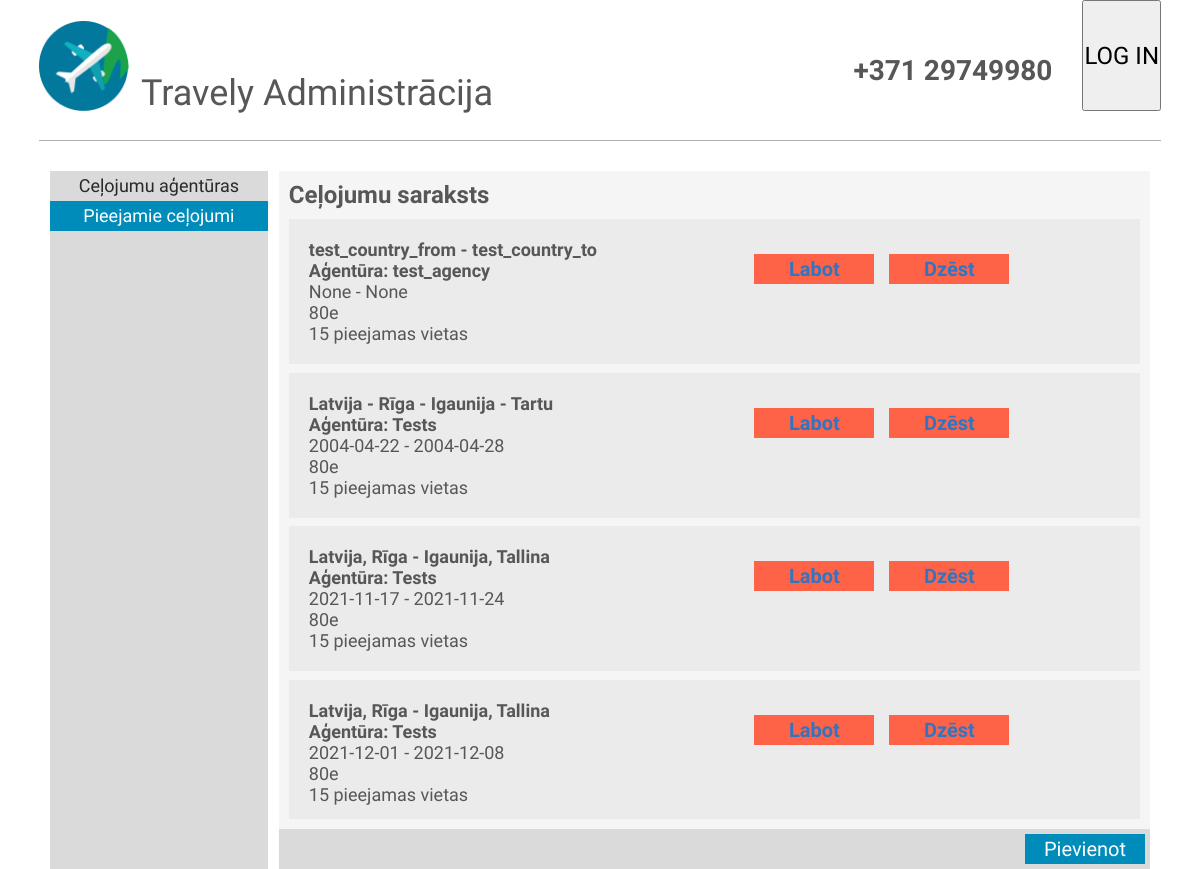
Before: /admin/trips with the older database file.
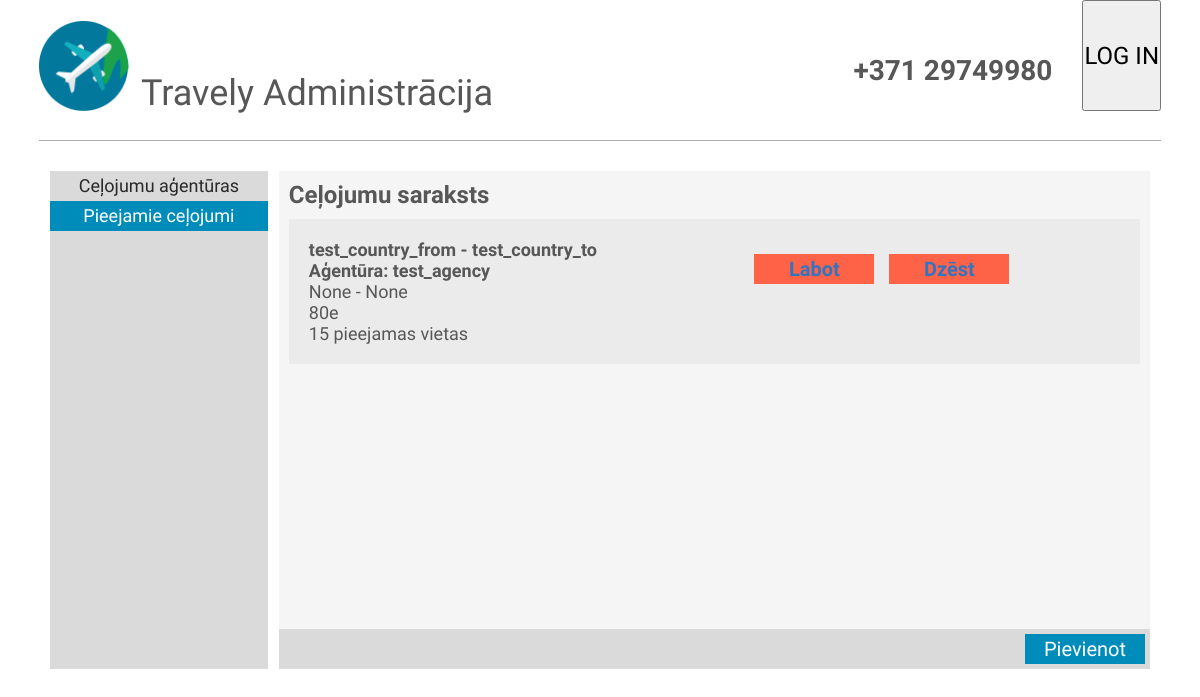
After: the same page with the newer database file.
### models.py (models this page shows, shortened)
class Trip(db.Model):
    id = db.Column(db.Integer, primary_key=True)
    agency_id = db.Column(db.Integer, db.ForeignKey("agency.id"))
    country_from = db.Column(db.String(30))
    country_to = db.Column(db.String(30))
    date_from = db.Column(db.Date)
    date_to = db.Column(db.Date)
    description = db.Column(db.String(280))
    cost = db.Column(db.Float)
    ticket_amount = db.Column(db.Integer)
    views = db.Column(db.Integer)

class Agency(db.Model):
    id = db.Column(db.Integer, primary_key=True)
    name = db.Column(db.String(120), nullable=False)
    address = db.Column(db.String(120))
    number = db.Column(db.String(18))
    children = db.relationship("Trip", cascade="all, delete")

### main.py (the view)
@app.route('/admin/trips')
def admin_trips():
    return render_template("templates/trips.html", trips = get_trips(), agencies = get_agencies())

### controllers.py (called while the page is built)
def get_agencies():
    return Agency.query.all()

def get_trips():
    return Trip.query.all()

### templates/templates/trips.html
{% extends "admin.html" %}
{% block title %}
<div id="admin-page-content">
    <div id="ap-selector">
        <div id="ap-selector-list">
            <ul class="nav-ul">
                <a href="/admin/agencies"><li class="selector">Ceļojumu aģentūras</li></a>
                <li class="selector" id="selected">Pieejamie ceļojumi</li>
            </ul>
        </div>
        <div id="ap-selector-display">
            <h2 class="subtitle">Ceļojumu saraksts</h2>
            <div id="ap-selector-display-list">
                {% if trips %}
                    {% for trip in trips %}
                    <div class="ap-list-member">
                        <ul class="list-ul">
                            <li style="font-weight: bold;">{{ trip.country_from }} - {{ trip.country_to }}</li>
                            {% for agency in agencies %}
                                {% if agency.id == trip.agency_id %}
                                <li style="font-weight: bold;">Aģentūra: {{ agency.name }}</li>
                                {% endif %}
                            {% endfor %}
                            <li>{{ trip.date_from }} - {{ trip.date_to }}</li>
                            <li>80e</li>
                            <li>15 pieejamas vietas</li>
                        </ul>
                        <a href="/admin/edit/trip/{{ trip.id }}"><h2 class="ap-list-control correct">Labot</h2></a>
                        <a href="/admin/remove/trip/{{ trip.id }}"><h2 class="ap-list-control">Dzēst</h2></a>
                    </div>
                    {% endfor %}
                {% else %}
                <p id="ap-description">Nav ceļojumu</p>
                {% endif %}
            </div>
            <div id="ap-selector-footer">
                <a href="/admin/add/trips" style="margin-left: auto;"><h2 class="ap-list-add">Pievienot</h2></a>
            </div>
        </div>
    </div>
</div>
{% endblock %}

### templates/admin.html (shortened to what this page needs)
<!DOCTYPE html>
<html lang="en">
<head>
    <link rel="stylesheet" href="{{ url_for('static', filename = 'css/stylesheet.css') }}">
</head>
<body>
    <header>
        <img id="logo" src="{{ url_for('static', filename = 'images/png.png') }}" width="90" height="90" />
        <h1 id="title">Travely Administrācija</h1>
        <h1 id="number">+371 29749980</h1>
        <button id="login"><span class="nice">LOG IN</span></button>
    </header>
    {% block title %}{% endblock %}
</body>
</html>

### static/css/stylesheet.css (style rules this page uses)
* { margin:0; padding:0; }
body { font-family: Thasadith; color:#575757; }
#logo { margin-top:21px; }
#title { margin-bottom: 0; margin-top: 75px; margin-left: 12px; vertical-align: text-bottom; font-family: Sulphur Point; font-weight: normal; font-size: 36px; line-height: 36px; }
header { display:flex; padding-bottom: 29px; margin-left: 39px; margin-right: 39px; border-bottom: 1px solid #ADADAD; }
#number { margin-top:54px; text-align:right; margin-left:auto; margin-right: 30px; font-size: 28px; }
.nice { font-family: Sulphur Point; font-weight: normal; font-size: 24px; }
a:visited, a:link { text-decoration: none; font-family: Thasadith; font-weight: bold; color: #3175c2; font-size: 15px; }
#admin-page-content { height:80%; }
#ap-selector { display: flex; flex-direction: row; margin-top:30px; margin-left:50px; margin-right:50px; width: auto; }
#ap-selector-list { display: flex; flex-direction: column; width: 20%; background-color: #dadada; }
#ap-selector-display { width: 80%; margin-left: 1%; background-color: whitesmoke; }
.nav-ul { padding: 0; margin: 0; list-style: none; }
.nav-ul li { text-align: center; font-weight: 400; font-size: 18px; height: 30px; line-height: 30px; background-color: #dadada; color:#292929; }
#selected { background-color: #008cba; color:white; cursor: default; }
.subtitle { margin: 10px; }
#ap-selector-display-list { margin:10px; background-color: whitesmoke; overflow: auto; min-height: 400px; max-height: 600px; }
.list-ul { margin: 0; padding: 20px; font-size: 18px; list-style: none; width:50%; }
.ap-list-member { display: flex; flex-direction: row; background-color: rgb(235, 235, 235); max-height: 150px; margin-bottom: 1%; }
.ap-list-control { line-height: 30px; font-size: 20px; margin-top: 35px; height: 30px; margin-bottom: 35px; margin-right: 15px; width:120px; text-align: center; background-color: tomato; }
.correct { margin-left: auto; }
.ap-list-add { line-height: 30px; font-size: 20px; font-weight: 500; height: 30px; width:120px; text-align: center; background-color:#008cba; color: white; margin-top: 5px; margin-right: 5px; margin-left:auto; }
#ap-selector-footer { height: 40px; background-color: #dadada; display:flex; }

Changed rows visible on the page:
removed Trip: country_from "Latvija - Rīga", country_to "Igaunija - Tartu", date_from "2004-04-22", date_to "2004-04-28"
removed Agency: name "Tests"
removed Trip: country_from "Latvija, Rīga", country_to "Igaunija, Tallina", date_from "2021-11-17", date_to "2021-11-24"
removed Trip: country_from "Latvija, Rīga", country_to "Igaunija, Tallina", date_from "2021-12-01", date_to "2021-12-08"
